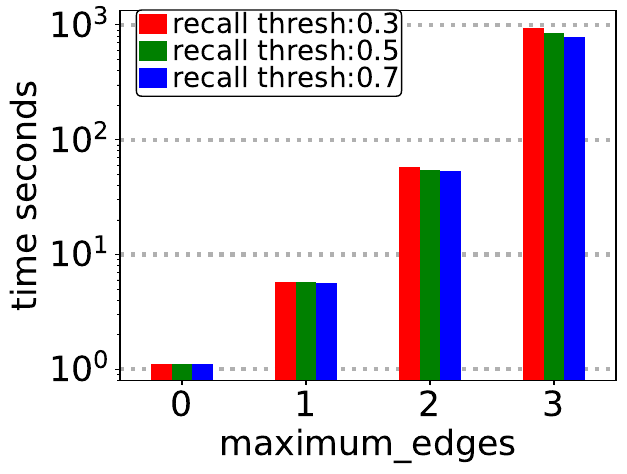

Write Python code to recreate this figure.
from math import log10
from numpy import arange, power
import pylab as pl
import pandas as pd
import matplotlib
matplotlib.use('PDF')


def main():
    df = pd.read_csv('recall_effects_time.csv')
    df.sort_values(by='maximum_edges', inplace=True)

    recall_03 = [
        x for x in list(df.query('min_recall_threshold==\'0.3\'')['total'])]

    recall_05 = [
        x for x in list(df.query('min_recall_threshold==\'0.5\'')['total'])]

    recall_07 = [
        x for x in list(df.query('min_recall_threshold==\'0.7\'')['total'])]


    index = list(df['maximum_edges'].unique())

    # pl.ioff()

    compare = pd.DataFrame(
        {'recall:0.3': recall_03,
         'recall:0.5': recall_05,
         'recall:0.7': recall_07},
        index=index)

    ax = compare.plot.bar(color=('red', 'green', 'blue'))

    legend = ax.legend(bbox_to_anchor=(0.005, 1.04), prop={'size': 20},
                       labels=['recall thresh:0.3',
                               'recall thresh:0.5', 'recall thresh:0.7'],
                       loc=2, borderpad=0.1, labelspacing=0, handlelength=1, handletextpad=0.2,
                       columnspacing=0.5, framealpha=1)
    legend.get_frame().set_edgecolor('black')

    # axis labels and tics
    ax.set_ylabel('time seconds', fontsize=25)
    ax.set_xlabel('maximum_edges', fontsize=25)

    for tick in ax.xaxis.get_major_ticks():
        tick.label.set_fontsize(25)

    for tick in ax.yaxis.get_major_ticks():
        tick.label.set_fontsize(25)

    pl.xticks(rotation=0)

    # grid
    ax.yaxis.grid(which='major', linewidth=3.0, linestyle=':')
    ax.set_axisbelow(True)
    ax.set_yscale("log", nonposy='clip', basey=10)
    pl.show()
    pl.savefig("recall_time.pdf", bbox_inches='tight')


if __name__ == "__main__":
    main()
